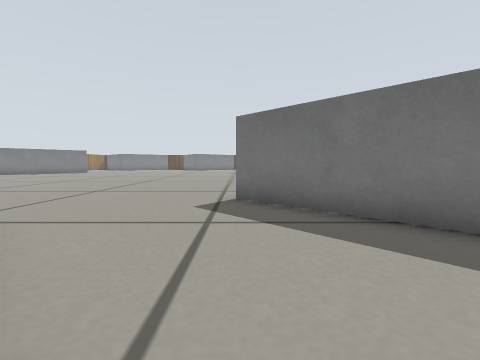
View 1 (above)

17 first-person views from a walk through a world built for the Gazebo simulator. The camera is 0.22 m above the floor, tilts 4° down and sees 90° across. The floor is counted in squares, 0.25 m on a side. Each view is taken from the middle of a square. On the plan, view 1 faces up. The plan holds only what a view shows up to about 10 squares ahead; the rest is blank. Simple patterns stand in for the simulator's built-in surfaces.

View 2
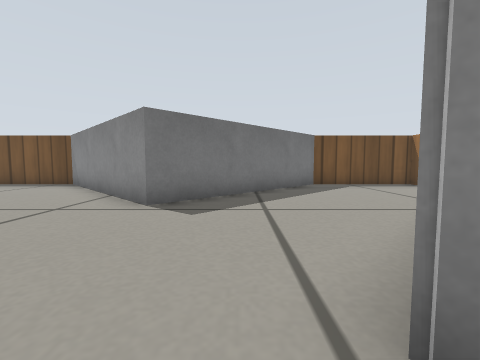

View 3
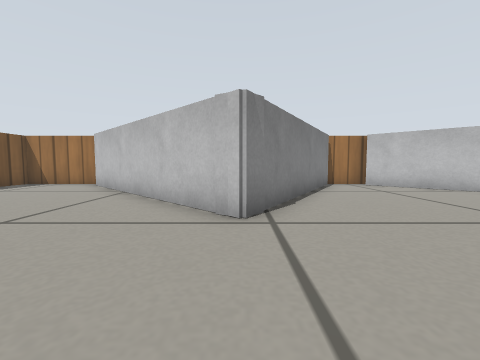

View 4
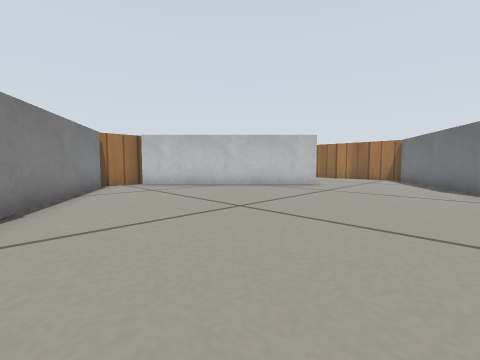

View 5
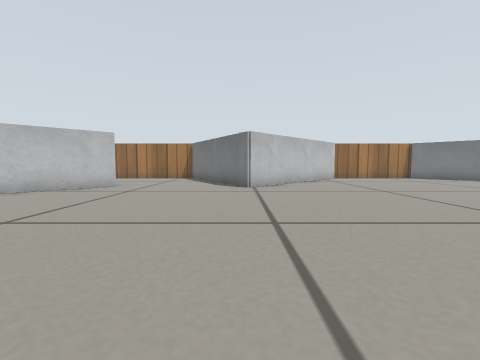

View 6
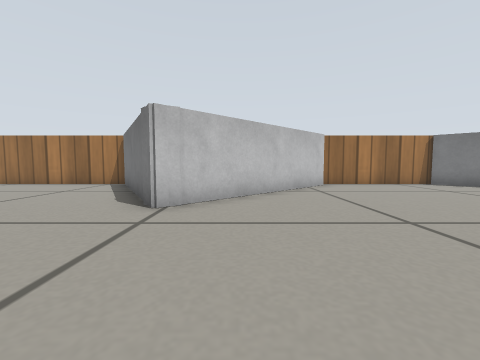

View 7
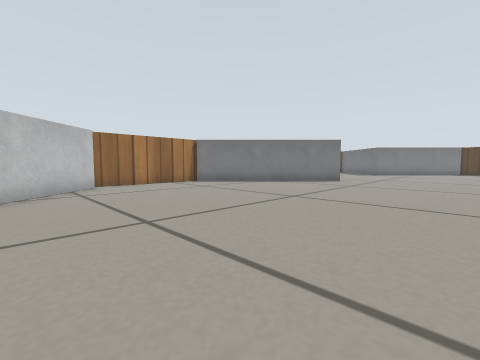

View 8
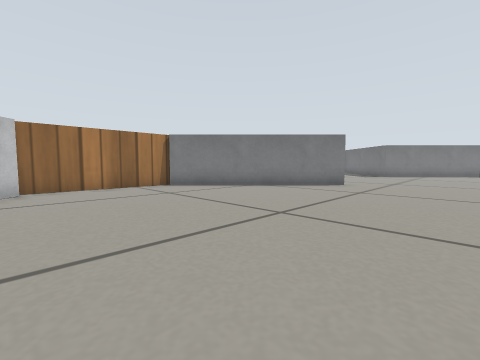

View 9
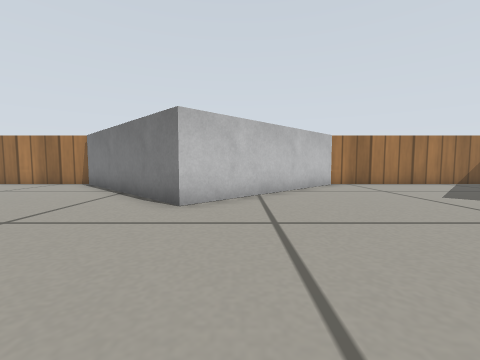

View 10
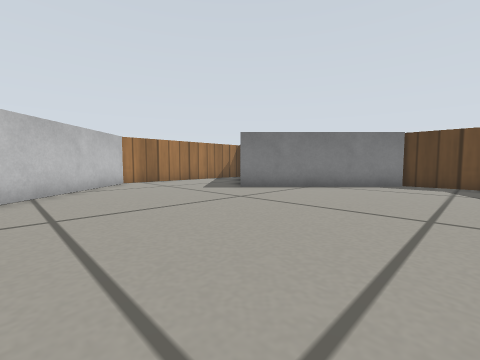

View 11
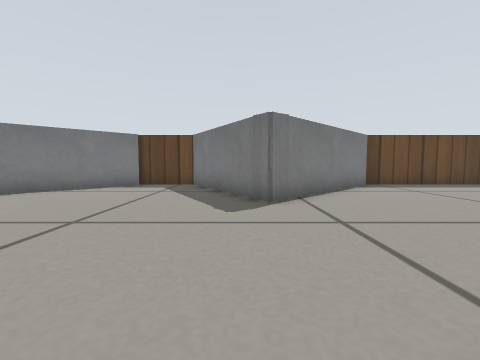

View 12
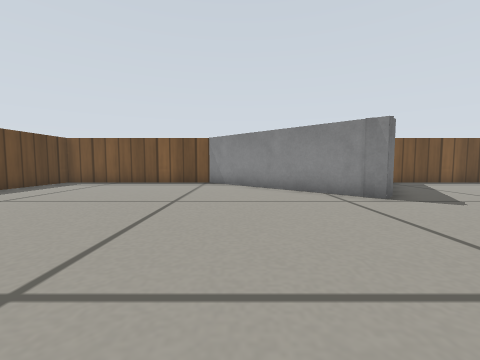

View 13
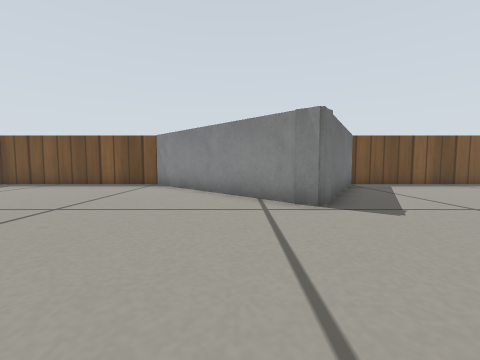

View 14
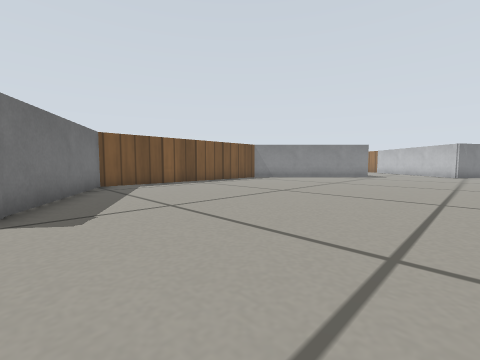

View 15
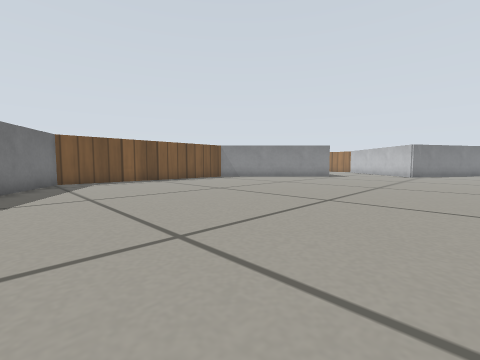

View 16
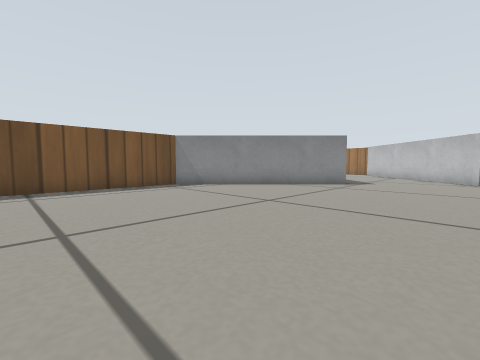

View 17
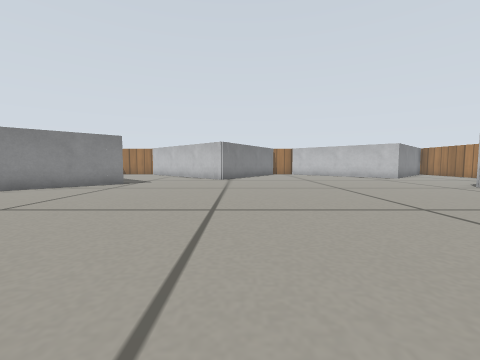

### Floor plan
Points are (right, up) in squares from view 1. A wall is a line through its corners. A room is listed if a view was taken in it or the views show most of it. See-through windows are left out.
Room 1 (views 1, 2, 3, 4, 5, 6, 7, 8, 9, 10, 11, 12, 13, 14, 15, 16, 17)
walls: (-0.2, 22.4) (4.9, 27.4) (4.9, 33.8) (-0.8, 33.8) (-5.3, 29.4) (-5.7, 29.8); (0.3, 21.9) (-0.1, 22.4) (0.1, 22.8); (-13.9, 7.8) (-13.7, 7.3) (-14, 7); (-13.6, 7.3) (-18.9, 4.2) (-18.9, -1); (-18.9, 17) (-18.9, 12.2); (-18.6, 12.4) (-13.6, 7.4); (-4, 3.2) (1.7, -2.5); (-4.4, 2.8) (-4, 3.2) (-3.5, 2.9); (-5.4, 29.4) (-7.9, 33.8) (-10.1, 33.8); (-4.8, 29.7) (-5.3, 29.4); (-14, 2.3) (-9, -2.7); (-9.9, 33.6) (-14.3, 29.3); (-9.4, -3) (-7.7, -3) (-4.1, 3.2); (-18.9, 33) (-18.9, 26.9) (-13.8, 21.8) (-18.8, 16.8); (2, -3) (4.9, -3) (4.9, 1) (-0.1, 5.9) (4.9, 10.9) (4.9, 19.4) (-0.2, 22.3)

Where each view was taken, in squares from view 1:
view 1: 0 up, 0 right, facing up
view 2: 4 up, 5 left, facing right
view 3: 7 up, 4 left, facing down
view 4: 7 up, 5 left, facing down-left
view 5: 7 up, 5 left, facing left
view 6: 9 up, 9 left, facing left
view 7: 10 up, 9 left, facing up-left
view 8: 12 up, 10 left, facing up-left
view 9: 23 up, 9 left, facing left
view 10: 23 up, 8 left, facing up-left
view 11: 24 up, 6 left, facing up
view 12: 26 up, 6 left, facing right
view 13: 24 up, 5 left, facing right
view 14: 22 up, 5 left, facing down-right
view 15: 21 up, 7 left, facing down-right
view 16: 16 up, 4 left, facing down-right
view 17: 16 up, 5 left, facing down
